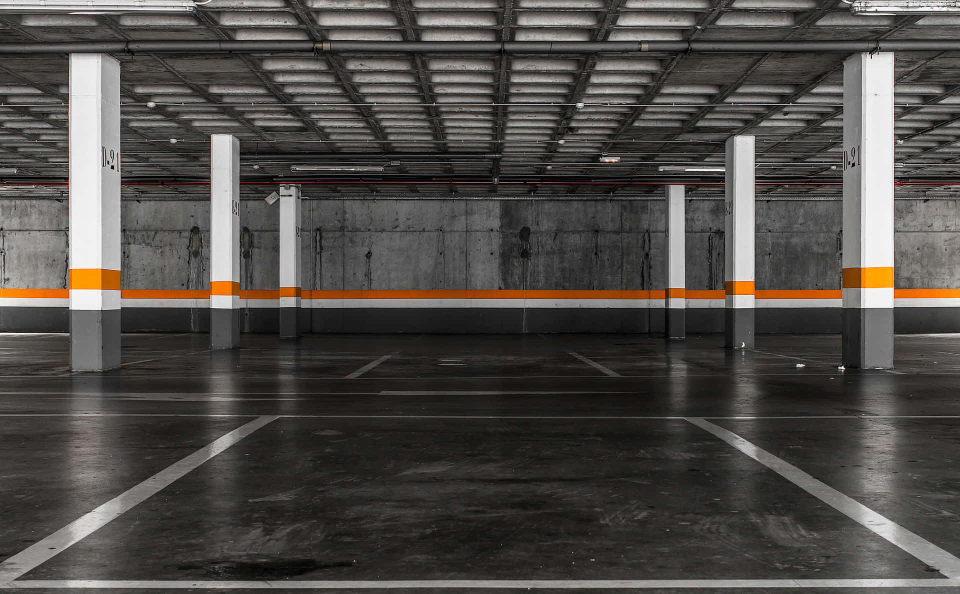
#> input picture images/parkback.jpg, 1920 x 1188 px (shown at 1/2 size)
$ python -i app.py   (imports and definitions only)
#> lines starting #> are read from the running program, lines starting #| are printed output that depends on the picture; after the words box and inside, x2 and y2 are one past the last pixel; in counts of white or black regions, pixels touching at a corner belong together
#> further down, picture is the input picture: shape (1188, 1920, 3); mean B, G, R 71.5, 75.7, 79.7
from flask import Flask, render_template, Response
import cv2
import pickle
import numpy as np

# [8 lines not run here, left out]

width, height = 103, 43  # Dimensions for parking space rectangles

def check_spaces(frame):
    imgGray = cv2.cvtColor(frame, cv2.COLOR_BGR2GRAY)
    imgBlur = cv2.GaussianBlur(imgGray, (3, 3), 1)
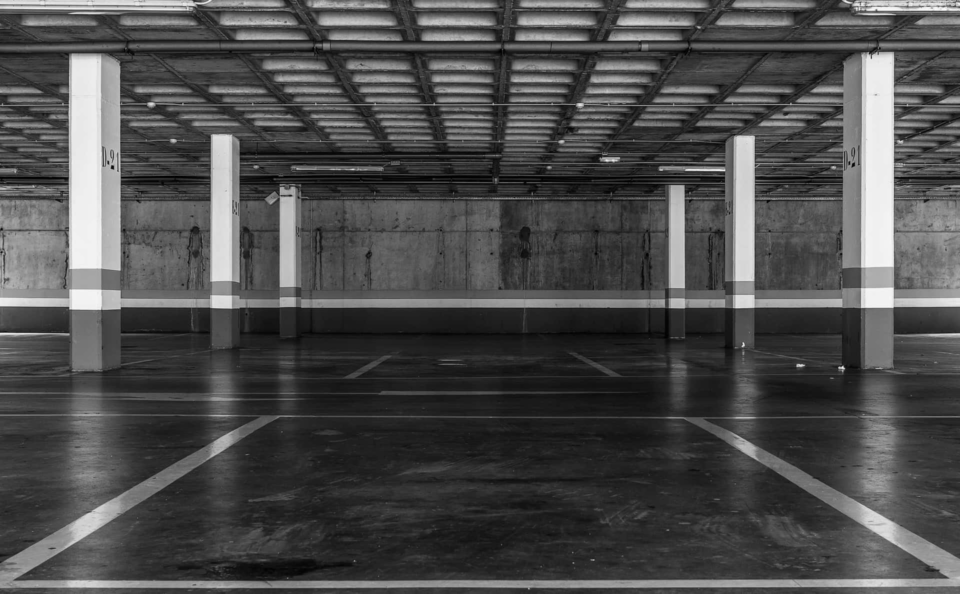
#> imgBlur: shape (1188, 1920) (shown at 1/2 size); min 0, max 254, mean 76.4
    imgThres = cv2.adaptiveThreshold(imgBlur, 255, cv2.ADAPTIVE_THRESH_GAUSSIAN_C,
                                     cv2.THRESH_BINARY_INV, 25, 16)  # Static values for demo
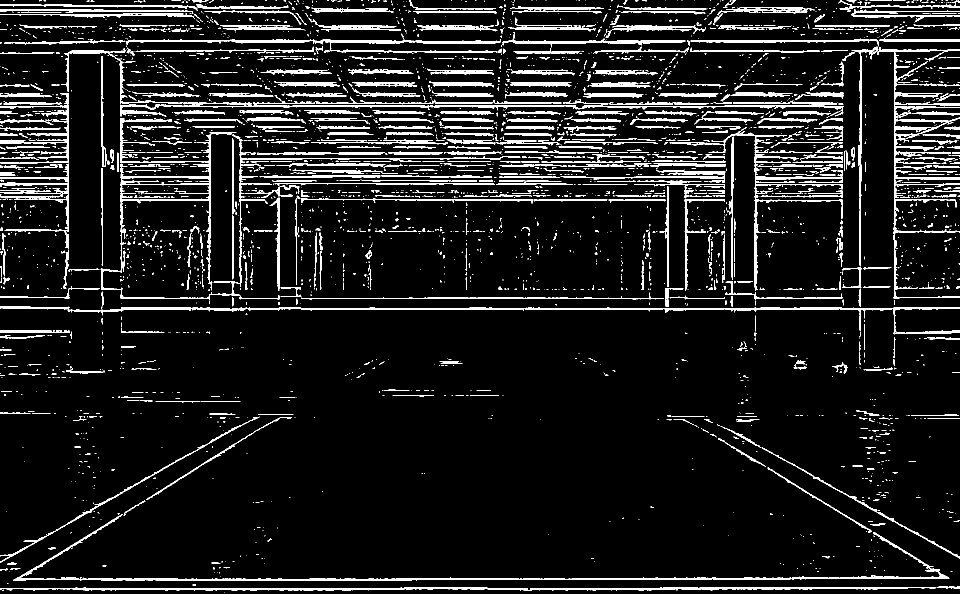
#> imgThres: shape (1188, 1920) (shown at 1/2 size); 9.1% white; 3383 white regions (2648 under 20 px), largest, box (x1, y1, x2, y2) and area: (0, 613, 1920, 669) 8105, (26, 1028, 1899, 1162) 7690, (201, 264, 559, 599) 7108
    imgThres = cv2.medianBlur(imgThres, 5)  # Static value for medianBlur
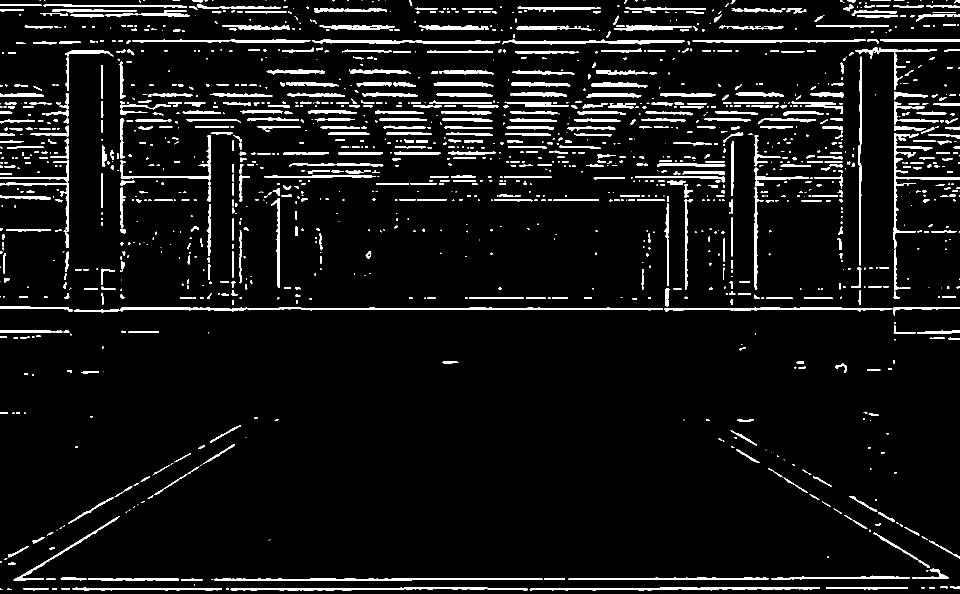
#> imgThres: shape (1188, 1920) (shown at 1/2 size); 6.6% white; 1469 white regions (675 under 20 px), largest, box (x1, y1, x2, y2) and area: (240, 614, 1326, 623) 3910, (428, 1156, 1085, 1162) 2272, (1059, 1174, 1640, 1181) 2270
    kernel = np.ones((3, 3), np.uint8)
    imgThres = cv2.dilate(imgThres, kernel, iterations=1)
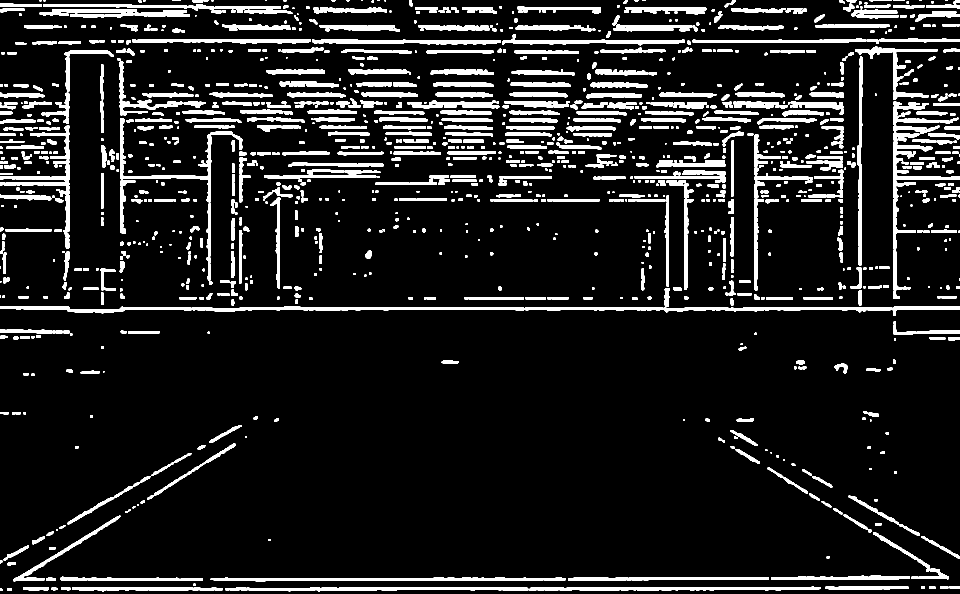
#> imgThres: shape (1188, 1920) (shown at 1/2 size); 10.9% white; 1298 white regions (135 under 20 px), largest, box (x1, y1, x2, y2) and area: (0, 612, 1920, 632) 11474, (1786, 265, 1920, 598) 5048, (240, 236, 485, 468) 4345
    spaces = 0

    for pos in posList:
        x, y = pos
        imgCrop = imgThres[y:y + height, x:x + width]
        count = cv2.countNonZero(imgCrop)
        if count < 900:  # Threshold for free space
            color = (0, 200, 0)  # Green for free spaces
            thic = 5
            spaces += 1
        else:
            color = (0, 0, 200)  # Red for occupied spaces
            thic = 2
        cv2.rectangle(frame, (x, y), (x + width, y + height), color, thic)
#> after the loop, spaces = 0

    cv2.putText(frame, f'Free: {spaces}/{len(posList)}', (50, 60), cv2.FONT_HERSHEY_SIMPLEX, 1, (0, 200, 0), 2)
    return frame

# [3 lines that did not run here, left out]

def generate_frames():
    while True:
        success, frame = camera.read()
        if not success:
            camera.set(cv2.CAP_PROP_POS_FRAMES, 0)  # Reset the capture to start
            continue

        frame = check_spaces(frame)
        ret, buffer = cv2.imencode('.jpg', frame)
        frame = buffer.tobytes()

        yield (b'--frame\r\n'
               b'Content-Type: image/jpeg\r\n\r\n' + frame + b'\r\n')

# [3 lines that did not run here, left out]

# [2 lines not run here, left out]

>>> import cv2
>>> picture = cv2.imread('images/parkback.jpg')
#> (the run stopped early here; a loop or call above may not have finished)
